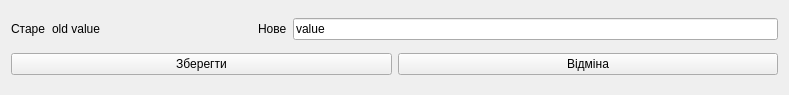
<?xml version="1.0" encoding="UTF-8"?>
<ui version="4.0">
 <class>ItemEditSettingsWidget</class>
 <widget class="QWidget" name="ItemEditSettingsWidget">
  <property name="geometry">
   <rect>
    <x>0</x>
    <y>0</y>
    <width>789</width>
    <height>95</height>
   </rect>
  </property>
  <property name="windowTitle">
   <string>Form</string>
  </property>
  <layout class="QGridLayout" name="gridLayout_2">
   <item row="0" column="0">
    <layout class="QGridLayout" name="gridLayout">
     <item row="1" column="0">
      <widget class="QLabel" name="label">
       <property name="text">
        <string>Старе</string>
       </property>
      </widget>
     </item>
     <item row="1" column="3">
      <widget class="QLineEdit" name="leDisplayNew">
       <property name="text">
        <string>value</string>
       </property>
      </widget>
     </item>
     <item row="1" column="1">
      <widget class="QLabel" name="lbDisplayOld">
       <property name="minimumSize">
        <size>
         <width>200</width>
         <height>0</height>
        </size>
       </property>
       <property name="text">
        <string>old value</string>
       </property>
      </widget>
     </item>
     <item row="1" column="2">
      <widget class="QLabel" name="label_2">
       <property name="text">
        <string>Нове</string>
       </property>
      </widget>
     </item>
    </layout>
   </item>
   <item row="1" column="0">
    <layout class="QHBoxLayout" name="horizontalLayout">
     <item>
      <widget class="QPushButton" name="pbSave">
       <property name="text">
        <string>Зберегти</string>
       </property>
      </widget>
     </item>
     <item>
      <widget class="QPushButton" name="pbCancel">
       <property name="text">
        <string>Вiдмiна</string>
       </property>
      </widget>
     </item>
    </layout>
   </item>
  </layout>
 </widget>
 <resources/>
 <connections/>
</ui>
